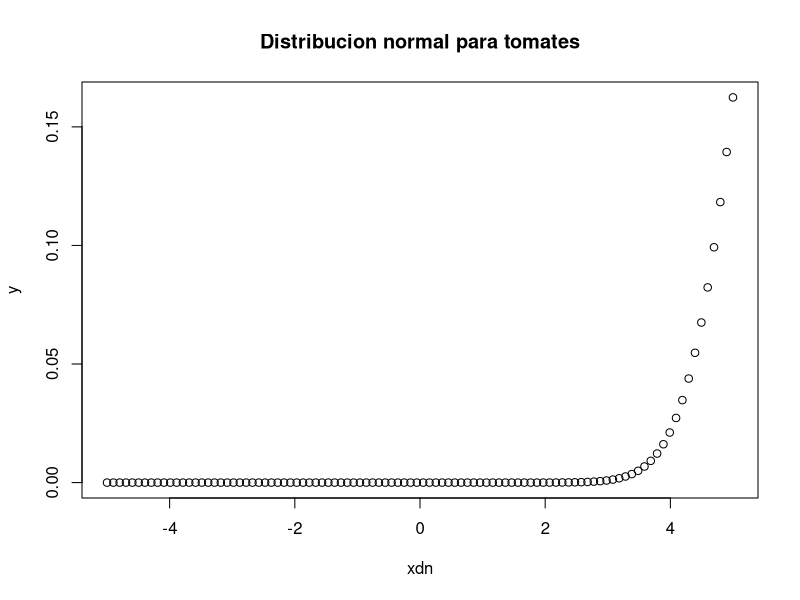

Source code (R):
# Prueba de R 
x <- c(5, 6, 5, 6, 7, 7, 5, 6, 7, 6, 7, 7, 8); 

mx = mean(x); 
sdx = sd(x); 

xdn <- seq(-5, 5, length.out = 100); 
y = dnorm(xdn, mx, sdx)

plot(xdn, y, main = "Distribucion normal para tomates"); 

print("Hola mundo")



